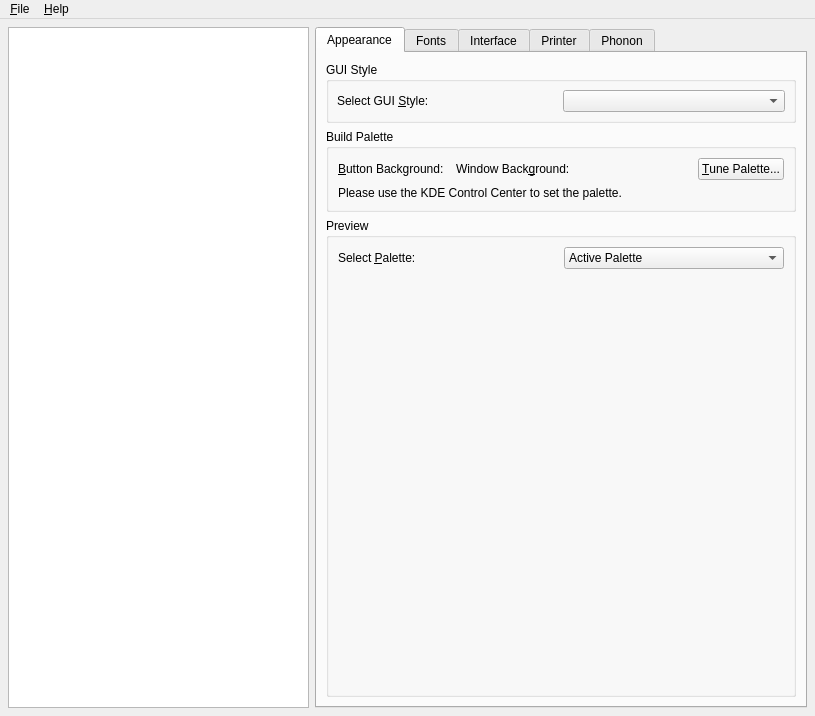
<?xml version="1.0" encoding="UTF-8"?>
<ui version="4.0">
 <comment>*********************************************************************
**
** Copyright (C) 2014 Digia Plc and/or its subsidiary(-ies).
** Contact: http://www.qt-project.org/legal
**
** This file is part of the tools applications of the Qt Toolkit.
**
** $QT_BEGIN_LICENSE:LGPL$
** Commercial License Usage
** Licensees holding valid commercial Qt licenses may use this file in
** accordance with the commercial license agreement provided with the
** Software or, alternatively, in accordance with the terms contained in
** a written agreement between you and Digia.  For licensing terms and
** conditions see http://qt.digia.com/licensing.  For further information
** use the contact form at http://qt.digia.com/contact-us.
**
** GNU Lesser General Public License Usage
** Alternatively, this file may be used under the terms of the GNU Lesser
** General Public License version 2.1 as published by the Free Software
** Foundation and appearing in the file LICENSE.LGPL included in the
** packaging of this file.  Please review the following information to
** ensure the GNU Lesser General Public License version 2.1 requirements
** will be met: http://www.gnu.org/licenses/old-licenses/lgpl-2.1.html.
**
** In addition, as a special exception, Digia gives you certain additional
** rights.  These rights are described in the Digia Qt LGPL Exception
** version 1.1, included in the file LGPL_EXCEPTION.txt in this package.
**
** GNU General Public License Usage
** Alternatively, this file may be used under the terms of the GNU
** General Public License version 3.0 as published by the Free Software
** Foundation and appearing in the file LICENSE.GPL included in the
** packaging of this file.  Please review the following information to
** ensure the GNU General Public License version 3.0 requirements will be
** met: http://www.gnu.org/copyleft/gpl.html.
**
**
** $QT_END_LICENSE$
**
*********************************************************************</comment>
 <class>MainWindow</class>
 <widget class="QMainWindow" name="MainWindow">
  <property name="geometry">
   <rect>
    <x>0</x>
    <y>0</y>
    <width>815</width>
    <height>716</height>
   </rect>
  </property>
  <property name="windowTitle">
   <string>Qt Configuration</string>
  </property>
  <widget class="QWidget" name="widget">
   <layout class="QGridLayout" name="gridLayout">
    <property name="margin">
     <number>8</number>
    </property>
    <item row="0" column="0">
     <widget class="QTextEdit" name="helpView">
      <property name="minimumSize">
       <size>
        <width>200</width>
        <height>0</height>
       </size>
      </property>
      <property name="readOnly">
       <bool>true</bool>
      </property>
     </widget>
    </item>
    <item row="0" column="1">
     <widget class="QTabWidget" name="mainTabWidget">
      <property name="currentIndex">
       <number>0</number>
      </property>
      <widget class="QWidget" name="appearanceTab">
       <attribute name="title">
        <string>Appearance</string>
       </attribute>
       <layout class="QGridLayout" name="gridLayout_5">
        <item row="0" column="0">
         <widget class="QGroupBox" name="guiStyleGroup">
          <property name="sizePolicy">
           <sizepolicy hsizetype="Minimum" vsizetype="Preferred">
            <horstretch>0</horstretch>
            <verstretch>0</verstretch>
           </sizepolicy>
          </property>
          <property name="minimumSize">
           <size>
            <width>0</width>
            <height>0</height>
           </size>
          </property>
          <property name="title">
           <string>GUI Style</string>
          </property>
          <layout class="QHBoxLayout">
           <property name="spacing">
            <number>4</number>
           </property>
           <property name="margin">
            <number>8</number>
           </property>
           <item>
            <widget class="QLabel" name="guiStyleLabel">
             <property name="minimumSize">
              <size>
               <width>0</width>
               <height>0</height>
              </size>
             </property>
             <property name="text">
              <string>Select GUI &amp;Style:</string>
             </property>
             <property name="buddy">
              <cstring>guiStyleCombo</cstring>
             </property>
            </widget>
           </item>
           <item>
            <widget class="QComboBox" name="guiStyleCombo"/>
           </item>
          </layout>
         </widget>
        </item>
        <item row="3" column="0">
         <widget class="QGroupBox" name="previewGroup">
          <property name="sizePolicy">
           <sizepolicy hsizetype="Preferred" vsizetype="Expanding">
            <horstretch>0</horstretch>
            <verstretch>0</verstretch>
           </sizepolicy>
          </property>
          <property name="title">
           <string>Preview</string>
          </property>
          <layout class="QGridLayout" name="gridLayout_4">
           <item row="0" column="0">
            <widget class="QLabel" name="paletteLabel">
             <property name="text">
              <string>Select &amp;Palette:</string>
             </property>
             <property name="buddy">
              <cstring>paletteCombo</cstring>
             </property>
            </widget>
           </item>
           <item row="0" column="1">
            <widget class="QComboBox" name="paletteCombo">
             <item>
              <property name="text">
               <string>Active Palette</string>
              </property>
             </item>
             <item>
              <property name="text">
               <string>Inactive Palette</string>
              </property>
             </item>
             <item>
              <property name="text">
               <string>Disabled Palette</string>
              </property>
             </item>
            </widget>
           </item>
           <item row="1" column="0" colspan="2">
            <widget class="PreviewFrame" name="previewFrame" native="true">
             <property name="sizePolicy">
              <sizepolicy hsizetype="Expanding" vsizetype="Expanding">
               <horstretch>0</horstretch>
               <verstretch>0</verstretch>
              </sizepolicy>
             </property>
             <property name="minimumSize">
              <size>
               <width>410</width>
               <height>260</height>
              </size>
             </property>
            </widget>
           </item>
          </layout>
         </widget>
        </item>
        <item row="1" column="0">
         <widget class="QGroupBox" name="buildPaletteGroup">
          <property name="sizePolicy">
           <sizepolicy hsizetype="Preferred" vsizetype="Maximum">
            <horstretch>0</horstretch>
            <verstretch>0</verstretch>
           </sizepolicy>
          </property>
          <property name="minimumSize">
           <size>
            <width>400</width>
            <height>0</height>
           </size>
          </property>
          <property name="title">
           <string>Build Palette</string>
          </property>
          <layout class="QVBoxLayout" name="verticalLayout_2">
           <item>
            <widget class="QWidget" name="colorConfig" native="true">
             <layout class="QHBoxLayout" name="horizontalLayout_2">
              <property name="margin">
               <number>0</number>
              </property>
              <item>
               <widget class="QLabel" name="labelMainColor">
                <property name="text">
                 <string>&amp;Button Background:</string>
                </property>
                <property name="buddy">
                 <cstring>buttonMainColor</cstring>
                </property>
               </widget>
              </item>
              <item>
               <widget class="ColorButton" name="buttonMainColor" native="true"/>
              </item>
              <item>
               <widget class="QLabel" name="labelWindowColor">
                <property name="sizePolicy">
                 <sizepolicy hsizetype="Minimum" vsizetype="Minimum">
                  <horstretch>0</horstretch>
                  <verstretch>0</verstretch>
                 </sizepolicy>
                </property>
                <property name="minimumSize">
                 <size>
                  <width>50</width>
                  <height>0</height>
                 </size>
                </property>
                <property name="lineWidth">
                 <number>1</number>
                </property>
                <property name="midLineWidth">
                 <number>0</number>
                </property>
                <property name="text">
                 <string>Window Back&amp;ground:</string>
                </property>
                <property name="alignment">
                 <set>Qt::AlignVCenter</set>
                </property>
                <property name="margin">
                 <number>0</number>
                </property>
                <property name="buddy">
                 <cstring>buttonWindowColor</cstring>
                </property>
               </widget>
              </item>
              <item>
               <widget class="ColorButton" name="buttonWindowColor" native="true"/>
              </item>
              <item>
               <spacer name="spacer">
                <property name="orientation">
                 <enum>Qt::Horizontal</enum>
                </property>
                <property name="sizeType">
                 <enum>QSizePolicy::Expanding</enum>
                </property>
                <property name="sizeHint" stdset="0">
                 <size>
                  <width>70</width>
                  <height>20</height>
                 </size>
                </property>
               </spacer>
              </item>
              <item>
               <widget class="QPushButton" name="tunePaletteButton">
                <property name="text">
                 <string>&amp;Tune Palette...</string>
                </property>
               </widget>
              </item>
             </layout>
            </widget>
           </item>
           <item>
            <widget class="QLabel" name="kdeNoteLabel">
             <property name="text">
              <string>Please use the KDE Control Center to set the palette.</string>
             </property>
            </widget>
           </item>
          </layout>
         </widget>
        </item>
       </layout>
      </widget>
      <widget class="QWidget" name="fontsTab">
       <attribute name="title">
        <string>Fonts</string>
       </attribute>
       <layout class="QVBoxLayout">
        <item>
         <widget class="QGroupBox" name="defaultFontGroup">
          <property name="title">
           <string>Default Font</string>
          </property>
          <layout class="QGridLayout">
           <property name="margin">
            <number>8</number>
           </property>
           <property name="spacing">
            <number>4</number>
           </property>
           <item row="1" column="1">
            <widget class="QComboBox" name="fontStyleCombo">
             <property name="autoCompletion">
              <bool>true</bool>
             </property>
             <property name="duplicatesEnabled">
              <bool>false</bool>
             </property>
            </widget>
           </item>
           <item row="0" column="1">
            <widget class="QComboBox" name="fontFamilyCombo">
             <property name="autoCompletion">
              <bool>true</bool>
             </property>
             <property name="duplicatesEnabled">
              <bool>false</bool>
             </property>
            </widget>
           </item>
           <item row="2" column="1">
            <widget class="QComboBox" name="pointSizeCombo">
             <property name="editable">
              <bool>true</bool>
             </property>
             <property name="autoCompletion">
              <bool>true</bool>
             </property>
             <property name="duplicatesEnabled">
              <bool>false</bool>
             </property>
            </widget>
           </item>
           <item row="1" column="0">
            <widget class="QLabel" name="fontStyleLabel">
             <property name="text">
              <string>&amp;Style:</string>
             </property>
             <property name="buddy">
              <cstring>fontStyleCombo</cstring>
             </property>
            </widget>
           </item>
           <item row="2" column="0">
            <widget class="QLabel" name="pointSizeLabel">
             <property name="text">
              <string>&amp;Point Size:</string>
             </property>
             <property name="buddy">
              <cstring>pointSizeCombo</cstring>
             </property>
            </widget>
           </item>
           <item row="0" column="0">
            <widget class="QLabel" name="fontFamilyLabel">
             <property name="text">
              <string>F&amp;amily:</string>
             </property>
             <property name="buddy">
              <cstring>fontFamilyCombo</cstring>
             </property>
            </widget>
           </item>
           <item row="3" column="0" colspan="2">
            <widget class="QLineEdit" name="sampleLineEdit">
             <property name="text">
              <string>Sample Text</string>
             </property>
             <property name="alignment">
              <set>Qt::AlignHCenter</set>
             </property>
            </widget>
           </item>
          </layout>
         </widget>
        </item>
        <item>
         <widget class="QGroupBox" name="fontSubstitutionGroup">
          <property name="title">
           <string>Font Substitution</string>
          </property>
          <layout class="QVBoxLayout">
           <property name="spacing">
            <number>4</number>
           </property>
           <property name="margin">
            <number>8</number>
           </property>
           <item>
            <layout class="QHBoxLayout">
             <property name="spacing">
              <number>4</number>
             </property>
             <property name="margin">
              <number>0</number>
             </property>
             <item>
              <widget class="QLabel" name="familySubstitutionLabel">
               <property name="text">
                <string>S&amp;elect or Enter a Family:</string>
               </property>
               <property name="buddy">
                <cstring>familySubstitutionCombo</cstring>
               </property>
              </widget>
             </item>
             <item>
              <widget class="QComboBox" name="familySubstitutionCombo">
               <property name="editable">
                <bool>true</bool>
               </property>
               <property name="autoCompletion">
                <bool>true</bool>
               </property>
               <property name="duplicatesEnabled">
                <bool>false</bool>
               </property>
              </widget>
             </item>
            </layout>
           </item>
           <item>
            <widget class="Line" name="Line1">
             <property name="frameShape">
              <enum>QFrame::HLine</enum>
             </property>
             <property name="frameShadow">
              <enum>QFrame::Sunken</enum>
             </property>
             <property name="orientation">
              <enum>Qt::Horizontal</enum>
             </property>
            </widget>
           </item>
           <item>
            <widget class="QLabel" name="substitutionsLabel">
             <property name="text">
              <string>Current Substitutions:</string>
             </property>
            </widget>
           </item>
           <item>
            <widget class="QListWidget" name="substitutionsListBox"/>
           </item>
           <item>
            <layout class="QHBoxLayout">
             <property name="spacing">
              <number>4</number>
             </property>
             <property name="margin">
              <number>0</number>
             </property>
             <item>
              <widget class="QPushButton" name="upSubstitutionButton">
               <property name="text">
                <string>Up</string>
               </property>
              </widget>
             </item>
             <item>
              <widget class="QPushButton" name="downSubstitutionButton">
               <property name="text">
                <string>Down</string>
               </property>
              </widget>
             </item>
             <item>
              <widget class="QPushButton" name="removeSubstitutionButton">
               <property name="text">
                <string>Remove</string>
               </property>
              </widget>
             </item>
            </layout>
           </item>
           <item>
            <widget class="Line" name="Line2">
             <property name="frameShape">
              <enum>QFrame::HLine</enum>
             </property>
             <property name="frameShadow">
              <enum>QFrame::Sunken</enum>
             </property>
             <property name="orientation">
              <enum>Qt::Horizontal</enum>
             </property>
            </widget>
           </item>
           <item>
            <layout class="QHBoxLayout">
             <property name="spacing">
              <number>4</number>
             </property>
             <property name="margin">
              <number>0</number>
             </property>
             <item>
              <widget class="QLabel" name="chooseSubstitutionLabel">
               <property name="text">
                <string>Select s&amp;ubstitute Family:</string>
               </property>
               <property name="buddy">
                <cstring>chooseSubstitutionCombo</cstring>
               </property>
              </widget>
             </item>
             <item>
              <widget class="QComboBox" name="chooseSubstitutionCombo">
               <property name="autoCompletion">
                <bool>true</bool>
               </property>
               <property name="duplicatesEnabled">
                <bool>false</bool>
               </property>
              </widget>
             </item>
             <item>
              <widget class="QPushButton" name="addSubstitutionButton">
               <property name="text">
                <string>Add</string>
               </property>
              </widget>
             </item>
            </layout>
           </item>
          </layout>
         </widget>
        </item>
       </layout>
      </widget>
      <widget class="QWidget" name="interfaceTab">
       <attribute name="title">
        <string>Interface</string>
       </attribute>
       <layout class="QVBoxLayout">
        <item>
         <widget class="QGroupBox" name="feelSettingsGroup">
          <property name="title">
           <string>Feel Settings</string>
          </property>
          <layout class="QGridLayout">
           <property name="margin">
            <number>8</number>
           </property>
           <property name="spacing">
            <number>4</number>
           </property>
           <item row="0" column="1">
            <widget class="QSpinBox" name="doubleClickIntervalSpinBox">
             <property name="suffix">
              <string> ms</string>
             </property>
             <property name="minimum">
              <number>10</number>
             </property>
             <property name="maximum">
              <number>10000</number>
             </property>
            </widget>
           </item>
           <item row="0" column="0">
            <widget class="QLabel" name="doubleClickIntervalLabel">
             <property name="text">
              <string>&amp;Double Click Interval:</string>
             </property>
             <property name="buddy">
              <cstring>doubleClickIntervalSpinBox</cstring>
             </property>
            </widget>
           </item>
           <item row="1" column="1">
            <widget class="QSpinBox" name="cursorFlashTimeSpinBox">
             <property name="specialValueText">
              <string>No blinking</string>
             </property>
             <property name="suffix">
              <string> ms</string>
             </property>
             <property name="minimum">
              <number>9</number>
             </property>
             <property name="maximum">
              <number>10000</number>
             </property>
            </widget>
           </item>
           <item row="1" column="0">
            <widget class="QLabel" name="cursorFlashTimeLabel">
             <property name="text">
              <string>&amp;Cursor Flash Time:</string>
             </property>
             <property name="buddy">
              <cstring>cursorFlashTimeSpinBox</cstring>
             </property>
            </widget>
           </item>
           <item row="2" column="1">
            <widget class="QSpinBox" name="wheelScrollLinesSpinBox">
             <property name="suffix">
              <string> lines</string>
             </property>
             <property name="minimum">
              <number>1</number>
             </property>
             <property name="maximum">
              <number>20</number>
             </property>
            </widget>
           </item>
           <item row="2" column="0">
            <widget class="QLabel" name="wheelScrollLinesLabel">
             <property name="text">
              <string>Wheel &amp;Scroll Lines:</string>
             </property>
             <property name="buddy">
              <cstring>wheelScrollLinesSpinBox</cstring>
             </property>
            </widget>
           </item>
           <item row="3" column="0" colspan="2">
            <widget class="QCheckBox" name="resolveLinksCheckBox">
             <property name="text">
              <string>Resolve symlinks in URLs</string>
             </property>
            </widget>
           </item>
          </layout>
         </widget>
        </item>
        <item>
         <widget class="QGroupBox" name="guiEffectsGroup">
          <property name="title">
           <string>GUI Effects</string>
          </property>
          <layout class="QVBoxLayout">
           <property name="spacing">
            <number>4</number>
           </property>
           <property name="margin">
            <number>8</number>
           </property>
           <item>
            <widget class="QCheckBox" name="effectsCheckBox">
             <property name="text">
              <string>&amp;Enable</string>
             </property>
             <property name="shortcut">
              <string>Alt+E</string>
             </property>
            </widget>
           </item>
           <item>
            <widget class="QFrame" name="effectsFrame">
             <layout class="QGridLayout">
              <property name="spacing">
               <number>4</number>
              </property>
              <item row="0" column="0">
               <widget class="QLabel" name="menuEffectLabel">
                <property name="text">
                 <string>&amp;Menu Effect:</string>
                </property>
                <property name="buddy">
                 <cstring>menuEffectCombo</cstring>
                </property>
               </widget>
              </item>
              <item row="1" column="0">
               <widget class="QLabel" name="comboEffectLabel">
                <property name="text">
                 <string>C&amp;omboBox Effect:</string>
                </property>
                <property name="buddy">
                 <cstring>comboEffectCombo</cstring>
                </property>
               </widget>
              </item>
              <item row="2" column="0">
               <widget class="QLabel" name="toolTipEffectLabel">
                <property name="text">
                 <string>&amp;ToolTip Effect:</string>
                </property>
                <property name="buddy">
                 <cstring>toolTipEffectCombo</cstring>
                </property>
               </widget>
              </item>
              <item row="3" column="0">
               <widget class="QLabel" name="toolBoxEffectLabel">
                <property name="text">
                 <string>Tool&amp;Box Effect:</string>
                </property>
                <property name="buddy">
                 <cstring>toolBoxEffectCombo</cstring>
                </property>
               </widget>
              </item>
              <item row="0" column="1">
               <widget class="QComboBox" name="menuEffectCombo">
                <property name="currentIndex">
                 <number>0</number>
                </property>
                <property name="autoCompletion">
                 <bool>true</bool>
                </property>
                <item>
                 <property name="text">
                  <string>Disable</string>
                 </property>
                </item>
                <item>
                 <property name="text">
                  <string>Animate</string>
                 </property>
                </item>
                <item>
                 <property name="text">
                  <string>Fade</string>
                 </property>
                </item>
               </widget>
              </item>
              <item row="1" column="1">
               <widget class="QComboBox" name="comboEffectCombo">
                <item>
                 <property name="text">
                  <string>Disable</string>
                 </property>
                </item>
                <item>
                 <property name="text">
                  <string>Animate</string>
                 </property>
                </item>
               </widget>
              </item>
              <item row="2" column="1">
               <widget class="QComboBox" name="toolTipEffectCombo">
                <item>
                 <property name="text">
                  <string>Disable</string>
                 </property>
                </item>
                <item>
                 <property name="text">
                  <string>Animate</string>
                 </property>
                </item>
                <item>
                 <property name="text">
                  <string>Fade</string>
                 </property>
                </item>
               </widget>
              </item>
              <item row="3" column="1">
               <widget class="QComboBox" name="toolBoxEffectCombo">
                <item>
                 <property name="text">
                  <string>Disable</string>
                 </property>
                </item>
                <item>
                 <property name="text">
                  <string>Animate</string>
                 </property>
                </item>
               </widget>
              </item>
             </layout>
            </widget>
           </item>
          </layout>
         </widget>
        </item>
        <item>
         <widget class="QGroupBox" name="globalStrutGroup">
          <property name="title">
           <string>Global Strut</string>
          </property>
          <layout class="QGridLayout">
           <property name="margin">
            <number>8</number>
           </property>
           <property name="spacing">
            <number>4</number>
           </property>
           <item row="0" column="0">
            <widget class="QLabel" name="strutWidthLabel">
             <property name="text">
              <string>Minimum &amp;Width:</string>
             </property>
             <property name="buddy">
              <cstring>strutWidthSpinBox</cstring>
             </property>
            </widget>
           </item>
           <item row="1" column="0">
            <widget class="QLabel" name="strutHeightLabel">
             <property name="text">
              <string>Minimum Hei&amp;ght:</string>
             </property>
             <property name="buddy">
              <cstring>strutHeightSpinBox</cstring>
             </property>
            </widget>
           </item>
           <item row="0" column="1">
            <widget class="QSpinBox" name="strutWidthSpinBox">
             <property name="suffix">
              <string> pixels</string>
             </property>
             <property name="maximum">
              <number>1000</number>
             </property>
            </widget>
           </item>
           <item row="1" column="1">
            <widget class="QSpinBox" name="strutHeightSpinBox">
             <property name="suffix">
              <string> pixels</string>
             </property>
             <property name="maximum">
              <number>1000</number>
             </property>
            </widget>
           </item>
          </layout>
         </widget>
        </item>
        <item>
         <widget class="QCheckBox" name="rtlExtensionsCheckBox">
          <property name="text">
           <string>Enhanced support for languages written right-to-left</string>
          </property>
         </widget>
        </item>
        <item>
         <widget class="QLabel" name="inputStyleLabel">
          <property name="text">
           <string>XIM Input Style:</string>
          </property>
         </widget>
        </item>
        <item>
         <widget class="QComboBox" name="inputStyleCombo">
          <property name="currentIndex">
           <number>0</number>
          </property>
          <item>
           <property name="text">
            <string>On The Spot</string>
           </property>
          </item>
          <item>
           <property name="text">
            <string>Over The Spot</string>
           </property>
          </item>
          <item>
           <property name="text">
            <string>Off The Spot</string>
           </property>
          </item>
          <item>
           <property name="text">
            <string>Root</string>
           </property>
          </item>
         </widget>
        </item>
        <item>
         <widget class="QLabel" name="inputMethodLabel">
          <property name="text">
           <string>Default Input Method:</string>
          </property>
         </widget>
        </item>
        <item>
         <widget class="QComboBox" name="inputMethodCombo">
          <property name="currentIndex">
           <number>-1</number>
          </property>
         </widget>
        </item>
        <item>
         <spacer>
          <property name="orientation">
           <enum>Qt::Vertical</enum>
          </property>
          <property name="sizeType">
           <enum>QSizePolicy::Expanding</enum>
          </property>
          <property name="sizeHint" stdset="0">
           <size>
            <width>20</width>
            <height>40</height>
           </size>
          </property>
         </spacer>
        </item>
       </layout>
      </widget>
      <widget class="QWidget" name="printerTab">
       <attribute name="title">
        <string>Printer</string>
       </attribute>
       <layout class="QVBoxLayout">
        <item>
         <widget class="QCheckBox" name="fontEmbeddingCheckBox">
          <property name="text">
           <string>Enable Font embedding</string>
          </property>
          <property name="checked">
           <bool>true</bool>
          </property>
         </widget>
        </item>
        <item>
         <widget class="QGroupBox" name="fontPathsGroup">
          <property name="sizePolicy">
           <sizepolicy hsizetype="Preferred" vsizetype="Expanding">
            <horstretch>0</horstretch>
            <verstretch>0</verstretch>
           </sizepolicy>
          </property>
          <property name="title">
           <string>Font Paths</string>
          </property>
          <layout class="QVBoxLayout">
           <property name="spacing">
            <number>4</number>
           </property>
           <property name="margin">
            <number>8</number>
           </property>
           <item>
            <layout class="QGridLayout">
             <property name="margin">
              <number>0</number>
             </property>
             <property name="spacing">
              <number>4</number>
             </property>
             <item row="1" column="0">
              <widget class="QPushButton" name="upFontpathButton">
               <property name="text">
                <string>Up</string>
               </property>
              </widget>
             </item>
             <item row="1" column="2">
              <widget class="QPushButton" name="removeFontpathButton">
               <property name="text">
                <string>Remove</string>
               </property>
              </widget>
             </item>
             <item row="1" column="1">
              <widget class="QPushButton" name="downFontpathButton">
               <property name="text">
                <string>Down</string>
               </property>
              </widget>
             </item>
             <item row="0" column="0" colspan="3">
              <widget class="QListWidget" name="fontpathListBox"/>
             </item>
            </layout>
           </item>
           <item>
            <layout class="QGridLayout">
             <property name="margin">
              <number>0</number>
             </property>
             <property name="spacing">
              <number>4</number>
             </property>
             <item row="2" column="0">
              <spacer>
               <property name="orientation">
                <enum>Qt::Horizontal</enum>
               </property>
               <property name="sizeType">
                <enum>QSizePolicy::Minimum</enum>
               </property>
               <property name="sizeHint" stdset="0">
                <size>
                 <width>20</width>
                 <height>20</height>
                </size>
               </property>
              </spacer>
             </item>
             <item row="2" column="2">
              <widget class="QPushButton" name="addFontPathButton">
               <property name="text">
                <string>Add</string>
               </property>
              </widget>
             </item>
             <item row="2" column="1">
              <widget class="QPushButton" name="browseFontPathButton">
               <property name="text">
                <string>Browse...</string>
               </property>
              </widget>
             </item>
             <item row="0" column="0" colspan="3">
              <widget class="QLabel" name="browseFontPathLabel">
               <property name="text">
                <string>Press the &lt;b&gt;Browse&lt;/b&gt; button or enter a directory and press Enter to add them to the list.</string>
               </property>
              </widget>
             </item>
             <item row="1" column="0" colspan="3">
              <widget class="QLineEdit" name="fontPathLineEdit"/>
             </item>
            </layout>
           </item>
          </layout>
         </widget>
        </item>
       </layout>
      </widget>
      <widget class="QWidget" name="phononTab">
       <attribute name="title">
        <string>Phonon</string>
       </attribute>
       <layout class="QVBoxLayout" name="verticalLayout">
        <item>
         <widget class="QGroupBox" name="aboutPhononGroup">
          <property name="title">
           <string>About Phonon</string>
          </property>
          <layout class="QGridLayout" name="gridLayout_2">
           <item row="0" column="0">
            <widget class="QLabel" name="phononVersionBuddyLabel">
             <property name="text">
              <string>Current Version:</string>
             </property>
            </widget>
           </item>
           <item row="0" column="1">
            <widget class="QLabel" name="phononVersionLabel">
             <property name="text">
              <string>Not available</string>
             </property>
            </widget>
           </item>
           <item row="1" column="0">
            <widget class="QLabel" name="phononWebsiteBuddyLabel">
             <property name="text">
              <string>Website:</string>
             </property>
            </widget>
           </item>
           <item row="1" column="1">
            <widget class="QLabel" name="phononWebsiteLabel">
             <property name="text">
              <string>&lt;a href=&quot;http://phonon.kde.org&quot;&gt;http://phonon.kde.org/&lt;/a&gt;</string>
             </property>
             <property name="openExternalLinks">
              <bool>true</bool>
             </property>
            </widget>
           </item>
          </layout>
         </widget>
        </item>
        <item>
         <widget class="QGroupBox" name="aboutGStreamerGroup">
          <property name="title">
           <string>About GStreamer</string>
          </property>
          <layout class="QGridLayout">
           <item row="0" column="0">
            <widget class="QLabel" name="gstVersionBuddyLabel">
             <property name="text">
              <string>Current Version:</string>
             </property>
            </widget>
           </item>
           <item row="0" column="1">
            <widget class="QLabel" name="gstVersionLabel">
             <property name="text">
              <string>Not available</string>
             </property>
            </widget>
           </item>
           <item row="1" column="0">
            <widget class="QLabel" name="gstWebsiteBuddyLabel">
             <property name="text">
              <string>Website:</string>
             </property>
            </widget>
           </item>
           <item row="1" column="1">
            <widget class="QLabel" name="gstWebsiteLabel">
             <property name="text">
              <string>&lt;a href=&quot;http://gstreamer.freedesktop.org/&quot;&gt;http://gstreamer.freedesktop.org/&lt;/a&gt;</string>
             </property>
             <property name="openExternalLinks">
              <bool>true</bool>
             </property>
            </widget>
           </item>
          </layout>
         </widget>
        </item>
        <item>
         <widget class="QGroupBox" name="gstBackendGroup">
          <property name="title">
           <string>GStreamer backend settings</string>
          </property>
          <layout class="QGridLayout" name="gridLayout_3">
           <item row="0" column="0">
            <widget class="QLabel" name="audiosinkLabel">
             <property name="text">
              <string>Preferred audio sink:</string>
             </property>
             <property name="buddy">
              <cstring>audiosinkCombo</cstring>
             </property>
            </widget>
           </item>
           <item row="0" column="1">
            <widget class="QComboBox" name="audiosinkCombo"/>
           </item>
           <item row="1" column="0">
            <widget class="QLabel" name="videomodeLabel">
             <property name="text">
              <string>Preferred render method:</string>
             </property>
             <property name="buddy">
              <cstring>videomodeCombo</cstring>
             </property>
            </widget>
           </item>
           <item row="1" column="1">
            <widget class="QComboBox" name="videomodeCombo"/>
           </item>
           <item row="2" column="0" colspan="2">
            <widget class="QLabel" name="gstBackendNoteLabel">
             <property name="text">
              <string>&lt;!DOCTYPE HTML PUBLIC &quot;-//W3C//DTD HTML 4.0//EN&quot; &quot;http://www.w3.org/TR/REC-html40/strict.dtd&quot;&gt;
&lt;html&gt;&lt;head&gt;&lt;meta name=&quot;qrichtext&quot; content=&quot;1&quot; /&gt;&lt;style type=&quot;text/css&quot;&gt;
p, li { white-space: pre-wrap; }
&lt;/style&gt;&lt;/head&gt;&lt;body style=&quot; font-family:'Sans Serif'; font-size:9pt; font-weight:400; font-style:normal;&quot;&gt;
&lt;p style=&quot; margin-top:0px; margin-bottom:0px; margin-left:0px; margin-right:0px; -qt-block-indent:0; text-indent:0px;&quot;&gt;&lt;span style=&quot; font-style:italic;&quot;&gt;Note: changes to these settings may prevent applications from starting up correctly.&lt;/span&gt;&lt;/p&gt;&lt;/body&gt;&lt;/html&gt;</string>
             </property>
             <property name="textFormat">
              <enum>Qt::RichText</enum>
             </property>
             <property name="scaledContents">
              <bool>false</bool>
             </property>
             <property name="wordWrap">
              <bool>true</bool>
             </property>
             <property name="margin">
              <number>2</number>
             </property>
            </widget>
           </item>
          </layout>
         </widget>
        </item>
        <item>
         <widget class="QLabel" name="phononLabel">
          <property name="text">
           <string/>
          </property>
         </widget>
        </item>
        <item>
         <spacer name="verticalSpacer">
          <property name="orientation">
           <enum>Qt::Vertical</enum>
          </property>
          <property name="sizeHint" stdset="0">
           <size>
            <width>20</width>
            <height>40</height>
           </size>
          </property>
         </spacer>
        </item>
       </layout>
      </widget>
     </widget>
    </item>
   </layout>
  </widget>
  <widget class="QMenuBar" name="mainMenu">
   <property name="geometry">
    <rect>
     <x>0</x>
     <y>0</y>
     <width>815</width>
     <height>19</height>
    </rect>
   </property>
   <widget class="QMenu" name="fileMenu">
    <property name="geometry">
     <rect>
      <x>203</x>
      <y>114</y>
      <width>161</width>
      <height>110</height>
     </rect>
    </property>
    <property name="title">
     <string>&amp;File</string>
    </property>
    <addaction name="fileSaveAction"/>
    <addaction name="separator"/>
    <addaction name="fileExitAction"/>
   </widget>
   <widget class="QMenu" name="saveMenu">
    <property name="geometry">
     <rect>
      <x>543</x>
      <y>98</y>
      <width>161</width>
      <height>106</height>
     </rect>
    </property>
    <property name="title">
     <string>&amp;Help</string>
    </property>
    <addaction name="helpAboutAction"/>
    <addaction name="helpAboutQtAction"/>
   </widget>
   <addaction name="fileMenu"/>
   <addaction name="separator"/>
   <addaction name="saveMenu"/>
  </widget>
  <action name="fileSaveAction">
   <property name="text">
    <string>&amp;Save</string>
   </property>
   <property name="iconText">
    <string>Save</string>
   </property>
   <property name="shortcut">
    <string>Ctrl+S</string>
   </property>
  </action>
  <action name="fileExitAction">
   <property name="text">
    <string>E&amp;xit</string>
   </property>
   <property name="iconText">
    <string>Exit</string>
   </property>
   <property name="shortcut">
    <string>Ctrl+Q</string>
   </property>
  </action>
  <action name="helpAboutAction">
   <property name="text">
    <string>&amp;About</string>
   </property>
   <property name="iconText">
    <string>About</string>
   </property>
   <property name="shortcut">
    <string/>
   </property>
  </action>
  <action name="helpAboutQtAction">
   <property name="text">
    <string>About &amp;Qt</string>
   </property>
   <property name="iconText">
    <string>About Qt</string>
   </property>
  </action>
 </widget>
 <customwidgets>
  <customwidget>
   <class>ColorButton</class>
   <extends></extends>
   <header>colorbutton.h</header>
  </customwidget>
  <customwidget>
   <class>PreviewFrame</class>
   <extends></extends>
   <header>previewframe.h</header>
  </customwidget>
 </customwidgets>
 <tabstops>
  <tabstop>helpView</tabstop>
  <tabstop>mainTabWidget</tabstop>
  <tabstop>guiStyleCombo</tabstop>
  <tabstop>tunePaletteButton</tabstop>
  <tabstop>paletteCombo</tabstop>
  <tabstop>fontFamilyCombo</tabstop>
  <tabstop>fontStyleCombo</tabstop>
  <tabstop>pointSizeCombo</tabstop>
  <tabstop>sampleLineEdit</tabstop>
  <tabstop>familySubstitutionCombo</tabstop>
  <tabstop>substitutionsListBox</tabstop>
  <tabstop>upSubstitutionButton</tabstop>
  <tabstop>downSubstitutionButton</tabstop>
  <tabstop>removeSubstitutionButton</tabstop>
  <tabstop>chooseSubstitutionCombo</tabstop>
  <tabstop>addSubstitutionButton</tabstop>
  <tabstop>doubleClickIntervalSpinBox</tabstop>
  <tabstop>cursorFlashTimeSpinBox</tabstop>
  <tabstop>wheelScrollLinesSpinBox</tabstop>
  <tabstop>resolveLinksCheckBox</tabstop>
  <tabstop>effectsCheckBox</tabstop>
  <tabstop>menuEffectCombo</tabstop>
  <tabstop>comboEffectCombo</tabstop>
  <tabstop>toolTipEffectCombo</tabstop>
  <tabstop>toolBoxEffectCombo</tabstop>
  <tabstop>strutWidthSpinBox</tabstop>
  <tabstop>strutHeightSpinBox</tabstop>
  <tabstop>rtlExtensionsCheckBox</tabstop>
  <tabstop>inputStyleCombo</tabstop>
  <tabstop>inputMethodCombo</tabstop>
  <tabstop>fontEmbeddingCheckBox</tabstop>
  <tabstop>fontpathListBox</tabstop>
  <tabstop>upFontpathButton</tabstop>
  <tabstop>downFontpathButton</tabstop>
  <tabstop>removeFontpathButton</tabstop>
  <tabstop>fontPathLineEdit</tabstop>
  <tabstop>browseFontPathButton</tabstop>
  <tabstop>addFontPathButton</tabstop>
  <tabstop>audiosinkCombo</tabstop>
  <tabstop>videomodeCombo</tabstop>
 </tabstops>
 <resources/>
 <connections>
  <connection>
   <sender>effectsCheckBox</sender>
   <signal>toggled(bool)</signal>
   <receiver>effectsFrame</receiver>
   <slot>setEnabled(bool)</slot>
   <hints>
    <hint type="sourcelabel">
     <x>417</x>
     <y>257</y>
    </hint>
    <hint type="destinationlabel">
     <x>578</x>
     <y>379</y>
    </hint>
   </hints>
  </connection>
  <connection>
   <sender>fontEmbeddingCheckBox</sender>
   <signal>toggled(bool)</signal>
   <receiver>fontPathsGroup</receiver>
   <slot>setEnabled(bool)</slot>
   <hints>
    <hint type="sourcelabel">
     <x>449</x>
     <y>69</y>
    </hint>
    <hint type="destinationlabel">
     <x>447</x>
     <y>94</y>
    </hint>
   </hints>
  </connection>
 </connections>
</ui>
